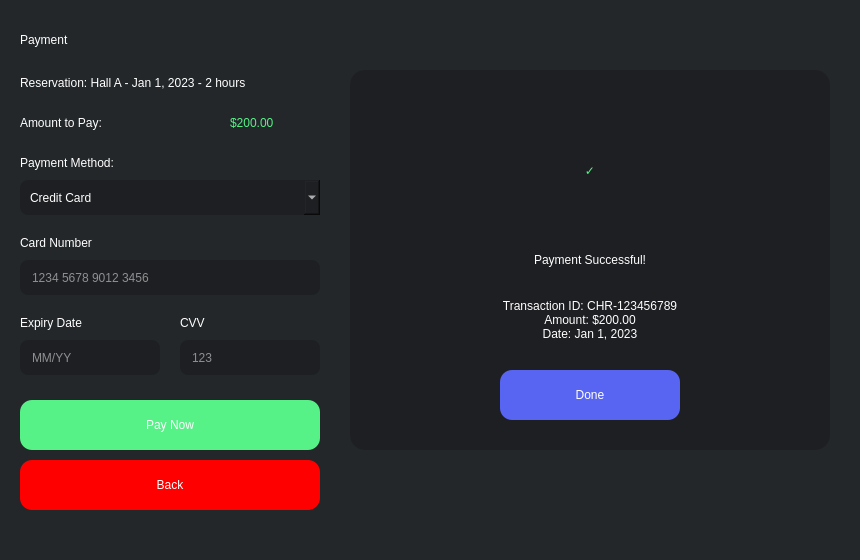
<?xml version="1.0" encoding="UTF-8"?>
<ui version="4.0">
 <class>PaymentPage</class>
 <widget class="QWidget" name="PaymentPage">
  <property name="geometry">
   <rect>
    <x>0</x>
    <y>0</y>
    <width>860</width>
    <height>560</height>
   </rect>
  </property>
  <property name="styleSheet">
   <string notr="true">background-color: #23272A;</string>
  </property>
  <widget class="QLabel" name="titleLabel">
   <property name="geometry">
    <rect>
     <x>20</x>
     <y>20</y>
     <width>820</width>
     <height>40</height>
    </rect>
   </property>
   <property name="styleSheet">
    <string notr="true">font: 900 18pt &quot;Segoe UI&quot;; color: white;</string>
   </property>
   <property name="text">
    <string>Payment</string>
   </property>
  </widget>
  <widget class="QLabel" name="reservationInfoLabel">
   <property name="geometry">
    <rect>
     <x>20</x>
     <y>70</y>
     <width>820</width>
     <height>25</height>
    </rect>
   </property>
   <property name="styleSheet">
    <string notr="true">font: 700 12pt &quot;Segoe UI&quot;; color: white;</string>
   </property>
   <property name="text">
    <string>Reservation: Hall A - Jan 1, 2023 - 2 hours</string>
   </property>
  </widget>
  <widget class="QLabel" name="amountLabel">
   <property name="geometry">
    <rect>
     <x>20</x>
     <y>110</y>
     <width>200</width>
     <height>25</height>
    </rect>
   </property>
   <property name="styleSheet">
    <string notr="true">font: 700 12pt &quot;Segoe UI&quot;; color: white;</string>
   </property>
   <property name="text">
    <string>Amount to Pay:</string>
   </property>
  </widget>
  <widget class="QLabel" name="amountValueLabel">
   <property name="geometry">
    <rect>
     <x>230</x>
     <y>110</y>
     <width>200</width>
     <height>25</height>
    </rect>
   </property>
   <property name="styleSheet">
    <string notr="true">font: 700 14pt &quot;Segoe UI&quot;; color: #57F287;</string>
   </property>
   <property name="text">
    <string>$200.00</string>
   </property>
  </widget>
  <widget class="QLabel" name="paymentMethodLabel">
   <property name="geometry">
    <rect>
     <x>20</x>
     <y>150</y>
     <width>200</width>
     <height>25</height>
    </rect>
   </property>
   <property name="styleSheet">
    <string notr="true">font: 700 12pt &quot;Segoe UI&quot;; color: white;</string>
   </property>
   <property name="text">
    <string>Payment Method:</string>
   </property>
  </widget>
  <widget class="QComboBox" name="paymentMethodComboBox">
   <property name="geometry">
    <rect>
     <x>20</x>
     <y>180</y>
     <width>300</width>
     <height>35</height>
    </rect>
   </property>
   <property name="styleSheet">
    <string notr="true">
     QComboBox {
       background-color: #1E1F22;
       color: white;
       border-radius: 8px;
       padding-left: 10px;
     }
     QComboBox:hover {
       border: 1px solid #5865F2;
     }
    </string>
   </property>
   <item>
    <property name="text">
     <string>Credit Card</string>
    </property>
   </item>
   <item>
    <property name="text">
     <string>Debit Card</string>
    </property>
   </item>
   <item>
    <property name="text">
     <string>PayPal</string>
    </property>
   </item>
   <item>
    <property name="text">
     <string>Bank Transfer</string>
    </property>
   </item>
  </widget>
  <widget class="QLabel" name="cardNumberLabel">
   <property name="geometry">
    <rect>
     <x>20</x>
     <y>230</y>
     <width>200</width>
     <height>25</height>
    </rect>
   </property>
   <property name="styleSheet">
    <string notr="true">font: 700 12pt &quot;Segoe UI&quot;; color: white;</string>
   </property>
   <property name="text">
    <string>Card Number</string>
   </property>
  </widget>
  <widget class="QLineEdit" name="cardNumberLineEdit">
   <property name="geometry">
    <rect>
     <x>20</x>
     <y>260</y>
     <width>300</width>
     <height>35</height>
    </rect>
   </property>
   <property name="styleSheet">
    <string notr="true">
     QLineEdit {
       background-color: #1E1F22;
       color: white;
       border-radius: 8px;
       padding-left: 10px;
     }
     QLineEdit:focus {
       border: 1px solid #5865F2;
     }
    </string>
   </property>
   <property name="placeholderText">
    <string>1234 5678 9012 3456</string>
   </property>
  </widget>
  <widget class="QLabel" name="expiryLabel">
   <property name="geometry">
    <rect>
     <x>20</x>
     <y>310</y>
     <width>200</width>
     <height>25</height>
    </rect>
   </property>
   <property name="styleSheet">
    <string notr="true">font: 700 12pt &quot;Segoe UI&quot;; color: white;</string>
   </property>
   <property name="text">
    <string>Expiry Date</string>
   </property>
  </widget>
  <widget class="QLineEdit" name="expiryLineEdit">
   <property name="geometry">
    <rect>
     <x>20</x>
     <y>340</y>
     <width>140</width>
     <height>35</height>
    </rect>
   </property>
   <property name="styleSheet">
    <string notr="true">
     QLineEdit {
       background-color: #1E1F22;
       color: white;
       border-radius: 8px;
       padding-left: 10px;
     }
     QLineEdit:focus {
       border: 1px solid #5865F2;
     }
    </string>
   </property>
   <property name="placeholderText">
    <string>MM/YY</string>
   </property>
  </widget>
  <widget class="QLabel" name="cvvLabel">
   <property name="geometry">
    <rect>
     <x>180</x>
     <y>310</y>
     <width>200</width>
     <height>25</height>
    </rect>
   </property>
   <property name="styleSheet">
    <string notr="true">font: 700 12pt &quot;Segoe UI&quot;; color: white;</string>
   </property>
   <property name="text">
    <string>CVV</string>
   </property>
  </widget>
  <widget class="QLineEdit" name="cvvLineEdit">
   <property name="geometry">
    <rect>
     <x>180</x>
     <y>340</y>
     <width>140</width>
     <height>35</height>
    </rect>
   </property>
   <property name="styleSheet">
    <string notr="true">
     QLineEdit {
       background-color: #1E1F22;
       color: white;
       border-radius: 8px;
       padding-left: 10px;
     }
     QLineEdit:focus {
       border: 1px solid #5865F2;
     }
    </string>
   </property>
   <property name="echoMode">
    <enum>QLineEdit::EchoMode::Password</enum>
   </property>
   <property name="placeholderText">
    <string>123</string>
   </property>
  </widget>
  <widget class="QPushButton" name="payButton">
   <property name="geometry">
    <rect>
     <x>20</x>
     <y>400</y>
     <width>300</width>
     <height>50</height>
    </rect>
   </property>
   <property name="styleSheet">
    <string notr="true">
     QPushButton {
       font: 700 14pt &quot;Segoe UI&quot;;
       color: white;
       background-color: #57F287;
       border-radius: 12px;
     }
     QPushButton:hover {
       background-color: #3BA55C;
     }
    </string>
   </property>
   <property name="text">
    <string>Pay Now</string>
   </property>
  </widget>
  <widget class="QFrame" name="confirmationFrame">
   <property name="geometry">
    <rect>
     <x>350</x>
     <y>70</y>
     <width>480</width>
     <height>380</height>
    </rect>
   </property>
   <property name="styleSheet">
    <string notr="true">
     QFrame {
       background-color: #1E1F22;
       border-radius: 15px;
     }
    </string>
   </property>
   <property name="frameShape">
    <enum>QFrame::Shape::StyledPanel</enum>
   </property>
   <property name="frameShadow">
    <enum>QFrame::Shadow::Raised</enum>
   </property>
   <widget class="QLabel" name="confirmationIconLabel">
    <property name="geometry">
     <rect>
      <x>190</x>
      <y>50</y>
      <width>100</width>
      <height>100</height>
     </rect>
    </property>
    <property name="styleSheet">
     <string notr="true">font: 72 48pt &quot;Segoe UI&quot;; color: #57F287;</string>
    </property>
    <property name="text">
     <string>✓</string>
    </property>
    <property name="alignment">
     <set>Qt::AlignmentFlag::AlignCenter</set>
    </property>
   </widget>
   <widget class="QLabel" name="confirmationLabel">
    <property name="geometry">
     <rect>
      <x>50</x>
      <y>170</y>
      <width>380</width>
      <height>40</height>
     </rect>
    </property>
    <property name="styleSheet">
     <string notr="true">font: 700 16pt &quot;Segoe UI&quot;; color: white;</string>
    </property>
    <property name="text">
     <string>Payment Successful!</string>
    </property>
    <property name="alignment">
     <set>Qt::AlignmentFlag::AlignCenter</set>
    </property>
   </widget>
   <widget class="QLabel" name="confirmationDetailsLabel">
    <property name="geometry">
     <rect>
      <x>50</x>
      <y>220</y>
      <width>380</width>
      <height>60</height>
     </rect>
    </property>
    <property name="styleSheet">
     <string notr="true">font: 10pt &quot;Segoe UI&quot;; color: white;</string>
    </property>
    <property name="text">
     <string>Transaction ID: CHR-123456789
Amount: $200.00
Date: Jan 1, 2023</string>
    </property>
    <property name="alignment">
     <set>Qt::AlignmentFlag::AlignCenter</set>
    </property>
   </widget>
   <widget class="QPushButton" name="doneButton">
    <property name="geometry">
     <rect>
      <x>150</x>
      <y>300</y>
      <width>180</width>
      <height>50</height>
     </rect>
    </property>
    <property name="styleSheet">
     <string notr="true">
      QPushButton {
        font: 700 12pt &quot;Segoe UI&quot;;
        color: white;
        background-color: #5865F2;
        border-radius: 12px;
      }
      QPushButton:hover {
        background-color: #4752C4;
      }
     </string>
    </property>
    <property name="text">
     <string>Done</string>
    </property>
   </widget>
  </widget>
  <widget class="QPushButton" name="payButton_2">
   <property name="geometry">
    <rect>
     <x>20</x>
     <y>460</y>
     <width>300</width>
     <height>50</height>
    </rect>
   </property>
   <property name="styleSheet">
    <string notr="true">
     QPushButton {
       font: 700 14pt &quot;Segoe UI&quot;;
       color: white;
       background-color: rgb(255, 0, 0);
       border-radius: 12px;
     }
     QPushButton:hover {
       background-color: rgb(170, 0, 0);
     }
    </string>
   </property>
   <property name="text">
    <string>Back</string>
   </property>
  </widget>
 </widget>
 <resources/>
 <connections/>
</ui>
